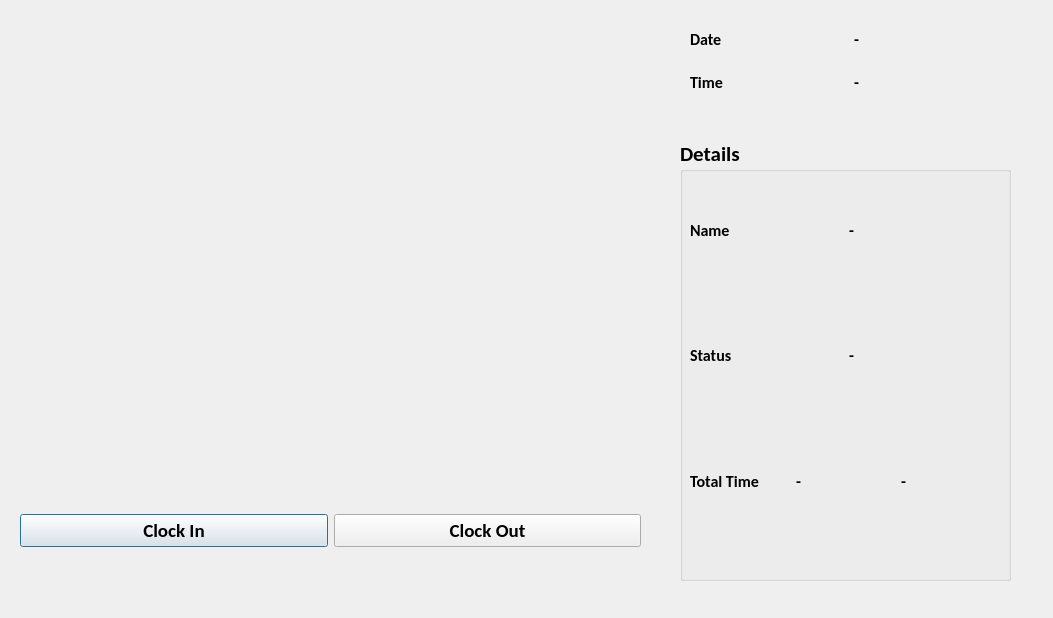
<?xml version="1.0" encoding="UTF-8"?>
<ui version="4.0">
 <class>OutputDialog</class>
 <widget class="QDialog" name="OutputDialog">
  <property name="geometry">
   <rect>
    <x>0</x>
    <y>0</y>
    <width>1053</width>
    <height>618</height>
   </rect>
  </property>
  <property name="minimumSize">
   <size>
    <width>0</width>
    <height>0</height>
   </size>
  </property>
  <property name="maximumSize">
   <size>
    <width>1920</width>
    <height>1080</height>
   </size>
  </property>
  <property name="font">
   <font>
    <family>Calibri</family>
    <pointsize>8</pointsize>
    <weight>75</weight>
    <bold>true</bold>
   </font>
  </property>
  <property name="windowTitle">
   <string>Smart Attendance System with Facial Recognition</string>
  </property>
  <widget class="QLabel" name="imgLabel">
   <property name="geometry">
    <rect>
     <x>10</x>
     <y>10</y>
     <width>641</width>
     <height>441</height>
    </rect>
   </property>
   <property name="maximumSize">
    <size>
     <width>1920</width>
     <height>1080</height>
    </size>
   </property>
   <property name="text">
    <string/>
   </property>
  </widget>
  <widget class="QWidget" name="horizontalLayoutWidget">
   <property name="geometry">
    <rect>
     <x>20</x>
     <y>480</y>
     <width>621</width>
     <height>101</height>
    </rect>
   </property>
   <layout class="QHBoxLayout" name="horizontalLayout">
    <item>
     <widget class="QPushButton" name="ClockInButton">
      <property name="font">
       <font>
        <family>Calibri</family>
        <pointsize>14</pointsize>
        <weight>75</weight>
        <bold>true</bold>
       </font>
      </property>
      <property name="text">
       <string>Clock In</string>
      </property>
      <property name="checkable">
       <bool>true</bool>
      </property>
     </widget>
    </item>
    <item>
     <widget class="QPushButton" name="ClockOutButton">
      <property name="font">
       <font>
        <family>Calibri</family>
        <pointsize>14</pointsize>
        <weight>75</weight>
        <bold>true</bold>
       </font>
      </property>
      <property name="text">
       <string>Clock Out</string>
      </property>
      <property name="checkable">
       <bool>true</bool>
      </property>
     </widget>
    </item>
   </layout>
  </widget>
  <widget class="QWidget" name="gridLayoutWidget">
   <property name="geometry">
    <rect>
     <x>690</x>
     <y>20</y>
     <width>321</width>
     <height>81</height>
    </rect>
   </property>
   <layout class="QGridLayout" name="gridLayout">
    <item row="0" column="0">
     <layout class="QHBoxLayout" name="horizontalLayout_2">
      <item>
       <widget class="QLabel" name="label">
        <property name="font">
         <font>
          <family>Calibri</family>
          <pointsize>12</pointsize>
          <weight>75</weight>
          <bold>true</bold>
         </font>
        </property>
        <property name="text">
         <string>Date</string>
        </property>
       </widget>
      </item>
      <item>
       <widget class="QLabel" name="Datelabel">
        <property name="font">
         <font>
          <family>Calibri</family>
          <pointsize>12</pointsize>
          <weight>75</weight>
          <bold>true</bold>
         </font>
        </property>
        <property name="text">
         <string>-</string>
        </property>
       </widget>
      </item>
     </layout>
    </item>
    <item row="1" column="0">
     <layout class="QHBoxLayout" name="horizontalLayout_3">
      <item>
       <widget class="QLabel" name="label_2">
        <property name="font">
         <font>
          <family>Calibri</family>
          <pointsize>12</pointsize>
          <weight>75</weight>
          <bold>true</bold>
         </font>
        </property>
        <property name="text">
         <string>Time</string>
        </property>
       </widget>
      </item>
      <item>
       <widget class="QLabel" name="Timelabel">
        <property name="font">
         <font>
          <family>Calibri</family>
          <pointsize>12</pointsize>
          <weight>75</weight>
          <bold>true</bold>
         </font>
        </property>
        <property name="text">
         <string>-</string>
        </property>
       </widget>
      </item>
     </layout>
    </item>
   </layout>
  </widget>
  <widget class="QGroupBox" name="groupBox">
   <property name="geometry">
    <rect>
     <x>680</x>
     <y>140</y>
     <width>331</width>
     <height>441</height>
    </rect>
   </property>
   <property name="font">
    <font>
     <family>Calibri</family>
     <pointsize>16</pointsize>
     <weight>75</weight>
     <bold>true</bold>
    </font>
   </property>
   <property name="title">
    <string>Details</string>
   </property>
   <widget class="QWidget" name="gridLayoutWidget_2">
    <property name="geometry">
     <rect>
      <x>10</x>
      <y>30</y>
      <width>311</width>
      <height>371</height>
     </rect>
    </property>
    <layout class="QGridLayout" name="gridLayout_2">
     <item row="0" column="0">
      <layout class="QHBoxLayout" name="horizontalLayout_4">
       <item>
        <widget class="QLabel" name="label_3">
         <property name="font">
          <font>
           <family>Calibri</family>
           <pointsize>12</pointsize>
           <weight>75</weight>
           <bold>true</bold>
          </font>
         </property>
         <property name="text">
          <string>Name</string>
         </property>
        </widget>
       </item>
       <item>
        <widget class="QLabel" name="NameLabel">
         <property name="font">
          <font>
           <family>Calibri</family>
           <pointsize>12</pointsize>
           <weight>75</weight>
           <bold>true</bold>
          </font>
         </property>
         <property name="text">
          <string>-</string>
         </property>
        </widget>
       </item>
      </layout>
     </item>
     <item row="2" column="0">
      <layout class="QHBoxLayout" name="horizontalLayout_5">
       <item>
        <widget class="QLabel" name="TotalTime">
         <property name="font">
          <font>
           <family>Calibri</family>
           <pointsize>12</pointsize>
           <weight>75</weight>
           <bold>true</bold>
          </font>
         </property>
         <property name="text">
          <string>Total Time</string>
         </property>
        </widget>
       </item>
       <item>
        <widget class="QLabel" name="HoursLabel">
         <property name="font">
          <font>
           <family>Calibri</family>
           <pointsize>12</pointsize>
           <weight>75</weight>
           <bold>true</bold>
          </font>
         </property>
         <property name="text">
          <string>-</string>
         </property>
        </widget>
       </item>
       <item>
        <widget class="QLabel" name="MinLabel">
         <property name="font">
          <font>
           <family>Calibri</family>
           <pointsize>12</pointsize>
           <weight>75</weight>
           <bold>true</bold>
          </font>
         </property>
         <property name="text">
          <string>-</string>
         </property>
        </widget>
       </item>
      </layout>
     </item>
     <item row="1" column="0">
      <layout class="QHBoxLayout" name="horizontalLayout_8">
       <item>
        <widget class="QLabel" name="label_4">
         <property name="font">
          <font>
           <family>Calibri</family>
           <pointsize>12</pointsize>
           <weight>75</weight>
           <bold>true</bold>
          </font>
         </property>
         <property name="text">
          <string>Status</string>
         </property>
        </widget>
       </item>
       <item>
        <widget class="QLabel" name="StatusLabel">
         <property name="font">
          <font>
           <family>Calibri</family>
           <pointsize>12</pointsize>
           <weight>75</weight>
           <bold>true</bold>
          </font>
         </property>
         <property name="text">
          <string>-</string>
         </property>
        </widget>
       </item>
      </layout>
     </item>
    </layout>
   </widget>
  </widget>
 </widget>
 <resources>
  <include location="resource.qrc"/>
 </resources>
 <connections/>
</ui>
